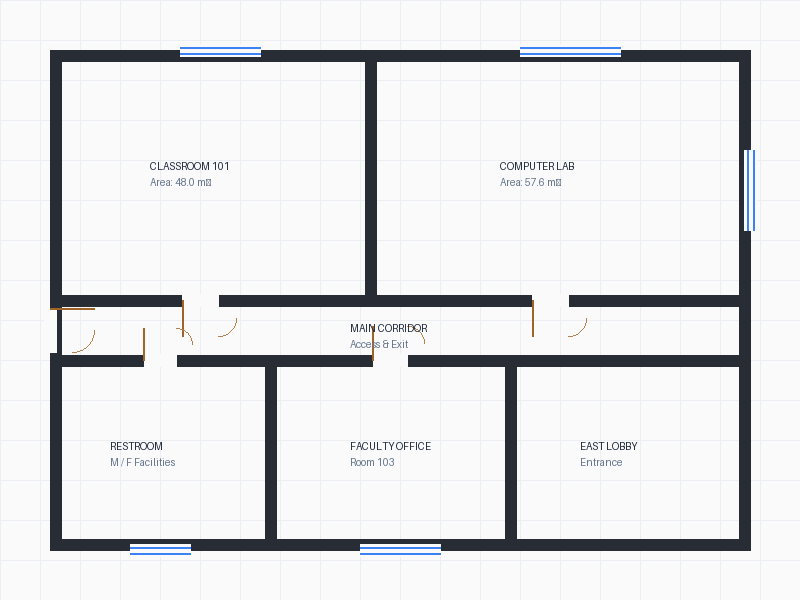
#> input picture samples/sample_floorplan.png, 800 x 600 px
$ python evaluate_local_segmentation.py
#> lines starting #> are read from the running program, lines starting #| are printed output that depends on the picture; after the words box and inside, x2 and y2 are one past the last pixel; in counts of white or black regions, pixels touching at a corner belong together
### segmentation_service.py
"""Local OpenCV heuristics for floor-plan room and opening segmentation."""

import cv2
import numpy as np


def prepare_segmentation(image_bytes, image_size):
    """Decode and preprocess an image once for the parallel concept workers."""
    width, height = map(int, image_size)
    if width <= 0 or height <= 0:
        raise ValueError("Floor plan image dimensions must be positive.")

    if isinstance(image_bytes, np.ndarray):
        color = image_bytes
        if color.ndim == 2:
            gray = color
            color = cv2.cvtColor(color, cv2.COLOR_GRAY2BGR)
        elif color.ndim == 3 and color.shape[2] == 4:
            gray = cv2.cvtColor(color, cv2.COLOR_BGRA2GRAY)
            color = cv2.cvtColor(color, cv2.COLOR_BGRA2BGR)
        elif color.ndim == 3 and color.shape[2] == 3:
            gray = cv2.cvtColor(color, cv2.COLOR_BGR2GRAY)
        else:
            raise ValueError("Floor plan image is empty or invalid.")
    else:
        encoded = np.frombuffer(image_bytes, dtype=np.uint8)
        color = cv2.imdecode(encoded, cv2.IMREAD_COLOR)
        if color is None:
            raise ValueError("Could not decode floor plan image for local segmentation.")
        gray = cv2.cvtColor(color, cv2.COLOR_BGR2GRAY)

    if gray.ndim != 2 or not gray.size:
        raise ValueError("Floor plan image is empty or invalid.")
    if gray.shape != (height, width):
        gray = cv2.resize(gray, (width, height), interpolation=cv2.INTER_AREA)
        color = cv2.resize(color, (width, height), interpolation=cv2.INTER_AREA)

    blur = cv2.GaussianBlur(gray, (3, 3), 0)
    _, otsu = cv2.threshold(blur, 0, 255, cv2.THRESH_BINARY_INV | cv2.THRESH_OTSU)
    adaptive = cv2.adaptiveThreshold(
        blur, 255, cv2.ADAPTIVE_THRESH_GAUSSIAN_C, cv2.THRESH_BINARY_INV, 31, 9
    )
    dark = cv2.bitwise_or(otsu, adaptive)
    kernel_size = max(3, int(round(min(width, height) / 250)) | 1)
    wall_kernel = cv2.getStructuringElement(
        cv2.MORPH_RECT, (kernel_size * 3, kernel_size * 3)
    )
    walls = cv2.morphologyEx(dark, cv2.MORPH_CLOSE, wall_kernel, iterations=2)
    walls = cv2.morphologyEx(
        walls,
        cv2.MORPH_OPEN,
        cv2.getStructuringElement(cv2.MORPH_RECT, (kernel_size, kernel_size)),
    )
    return {
        "width": width,
        "height": height,
        "kernel_size": kernel_size,
        "walls": walls,
        "hsv": cv2.cvtColor(color, cv2.COLOR_BGR2HSV),
    }


def _component_masks(binary, min_area, max_area=None):
    count, labels, stats, _ = cv2.connectedComponentsWithStats(binary, 8)
    masks = []
    for index in range(1, count):
        area = int(stats[index, cv2.CC_STAT_AREA])
        if area < min_area or (max_area is not None and area > max_area):
            continue
        masks.append(np.where(labels == index, 255, 0).astype(np.uint8))
    return masks


def segment_prepared_concept(prepared, concept):
    """Extract one concept from the preprocessed image without decoding it again."""
    width = prepared["width"]
    height = prepared["height"]
    walls = prepared["walls"]
    kernel_size = prepared["kernel_size"]

    if concept == "wall":
        return [walls] if cv2.countNonZero(walls) else []

    if concept == "room":
        # Close likely door gaps before extracting enclosed room regions.
        close_kernel = cv2.getStructuringElement(
            cv2.MORPH_RECT, (kernel_size * 7, kernel_size * 7)
        )
        closed = cv2.morphologyEx(walls, cv2.MORPH_CLOSE, close_kernel, iterations=2)
        free = cv2.bitwise_not(closed)
        count, labels, stats, _ = cv2.connectedComponentsWithStats(free, 8)
        border_labels = set(
            np.unique(np.concatenate((labels[0], labels[-1], labels[:, 0], labels[:, -1])))
        )
        min_area = max(100, int(width * height * 0.002))
        masks = []
        for index in range(1, count):
            if index in border_labels or stats[index, cv2.CC_STAT_AREA] < min_area:
                continue
            masks.append(np.where(labels == index, 255, 0).astype(np.uint8))
        return masks

    if concept in ("door", "window"):
        # Prepared plans mark these details with colored drafting lines.
        if concept == "door":
            lower = np.array([3, 65, 70])
            upper = np.array([28, 255, 255])
        else:
            lower = np.array([88, 45, 70])
            upper = np.array([140, 255, 255])
        candidate = cv2.inRange(prepared["hsv"], lower, upper)
        candidate = cv2.morphologyEx(
            candidate,
            cv2.MORPH_CLOSE,
            cv2.getStructuringElement(cv2.MORPH_RECT, (3, 3)),
        )
        min_area = max(5, int(width * height * 0.000008))
        max_area = int(width * height * 0.015)
        return _component_masks(candidate, min_area, max_area)

    raise ValueError(f"Unknown segmentation concept: {concept}")


def segment_concept(image_bytes, concept, image_size):
    """Return binary uint8 masks at original image dimensions (width, height)."""
    return segment_prepared_concept(prepare_segmentation(image_bytes, image_size), concept)

### geometry_processor.py
"""
FloorPlan3D - Geometry Processor
Uses OpenCV, NumPy, and Shapely to convert raw binary segmentation masks
into clean, simplified architectural polygons scaled to real-world meters.
"""

import cv2
import numpy as np
import shapely.geometry
from shapely.validation import make_valid


def clean_mask(mask_uint8, kernel_size=5):
    """
    Cleans noisy raster masks using morphological operations:
    1. Closing: bridges small pixel gaps in walls/rooms.
    2. Opening: removes isolated salt-and-pepper noise pixels.
    """
    kernel = cv2.getStructuringElement(cv2.MORPH_RECT, (kernel_size, kernel_size))
    # Close small internal gaps
    closed = cv2.morphologyEx(mask_uint8, cv2.MORPH_CLOSE, kernel)
    # Remove small specks
    opened = cv2.morphologyEx(closed, cv2.MORPH_OPEN, kernel)
    return opened


# [23 lines left out: function estimate_meters_per_pixel_from_doors, not called in this run]


def mask_to_polygons_with_holes(mask_uint8, meters_per_pixel, min_area_px=150, simplify_meters=0.04):
    """
    Converts a binary mask into clean polygons with outer boundaries and holes.

    Parameters:
      mask_uint8: 2D numpy array (values 0 or 255)
      meters_per_pixel: scale factor (e.g., 0.02)
      min_area_px: minimum contour area in pixels to ignore noise
      simplify_meters: tolerance in meters for Douglas-Peucker simplification

    Returns:
      List of dicts: [
        {
          "polygon": [[x1, y1], [x2, y2], ...],
          "holes": [[[hx1, hy1], ...], ...],
          "centroid": [cx, cy],
          "area_m2": float
        }
      ]
    """
    cleaned = clean_mask(mask_uint8)
    h, w = cleaned.shape[:2]

    # Find two-level hierarchy contours: RETR_CCOMP
    # External boundaries are root contours (hierarchy[i][3] == -1)
    # Holes are children of external contours (hierarchy[i][3] != -1)
    contours, hierarchy = cv2.findContours(cleaned, cv2.RETR_CCOMP, cv2.CHAIN_APPROX_SIMPLE)

    if contours is None or len(contours) == 0 or hierarchy is None:
        return []

    hierarchy = hierarchy[0]
    results = []

    for i, cnt in enumerate(contours):
        # Only process external (outer) boundaries
        if hierarchy[i][3] != -1:
            continue

        area_px = cv2.contourArea(cnt)
        if area_px < min_area_px:
            continue

        # Douglas-Peucker polygon approximation for outer contour
        # Snaps zigzag pixel steps into straight architectural lines
        arc_len = cv2.arcLength(cnt, True)
        epsilon = max(1.5, 0.005 * arc_len)
        approx_exterior = cv2.approxPolyDP(cnt, epsilon, True)

        if len(approx_exterior) < 3:
            continue

        exterior_coords = [
            [round(pt[0][0] * meters_per_pixel, 3), round(pt[0][1] * meters_per_pixel, 3)]
            for pt in approx_exterior
        ]

        # Gather any hole contours that belong to this exterior contour
        holes_coords_list = []
        child_idx = hierarchy[i][2] # first child index
        while child_idx != -1:
            child_cnt = contours[child_idx]
            child_area = cv2.contourArea(child_cnt)
            # Only keep significant holes (e.g. at least 100 pixels)
            if child_area >= 100:
                child_arc = cv2.arcLength(child_cnt, True)
                child_eps = max(1.5, 0.005 * child_arc)
                approx_child = cv2.approxPolyDP(child_cnt, child_eps, True)
                if len(approx_child) >= 3:
                    hole_coords = [
                        [round(pt[0][0] * meters_per_pixel, 3), round(pt[0][1] * meters_per_pixel, 3)]
                        for pt in approx_child
                    ]
                    holes_coords_list.append(hole_coords)
            child_idx = hierarchy[child_idx][0] # next sibling

        # Validate and clean polygon geometry using Shapely
        try:
            poly = shapely.geometry.Polygon(exterior_coords, holes_coords_list)
            if not poly.is_valid:
                poly = make_valid(poly)

            # If make_valid produced a MultiPolygon, take the largest piece
            if poly.geom_type == "MultiPolygon":
                poly = max(poly.geoms, key=lambda p: p.area)

            if poly.geom_type != "Polygon" or poly.is_empty:
                continue

            # Simplify to eliminate redundant collinear vertices
            poly = poly.simplify(simplify_meters, preserve_topology=True)
            if poly.is_empty or len(poly.exterior.coords) < 3:
                continue

            # Cleaned exterior coords (omit repeating last point in GeoJSON/contract style)
            ext_pts = [[round(x, 3), round(y, 3)] for x, y in list(poly.exterior.coords)[:-1]]

            # Cleaned holes
            cleaned_holes = []
            for interior in poly.interiors:
                if len(interior.coords) >= 3:
                    h_pts = [[round(x, 3), round(y, 3)] for x, y in list(interior.coords)[:-1]]
                    cleaned_holes.append(h_pts)

            centroid = [round(poly.centroid.x, 3), round(poly.centroid.y, 3)]

            results.append({
                "polygon": ext_pts,
                "holes": cleaned_holes,
                "centroid": centroid,
                "area_m2": round(poly.area, 2),
                "shapely_poly": poly
            })
        except Exception:
            # Fallback to approximated contour directly if Shapely fails
            results.append({
                "polygon": exterior_coords,
                "holes": holes_coords_list,
                "centroid": [round(np.mean([p[0] for p in exterior_coords]), 3),
                             round(np.mean([p[1] for p in exterior_coords]), 3)],
                "area_m2": round(area_px * (meters_per_pixel ** 2), 2),
                "shapely_poly": None
            })

    return results


def extract_doors(door_masks, rooms_list, meters_per_pixel, min_area_px=25):
    """
    Extracts door center points and widths, and determines which rooms each door connects.

    scene.json contract:
    {"id": "d1", "center": [x, y], "width": 0.9, "connects": ["r1", "c1"]}
    """
    doors = []
    door_id_counter = 1

    # Pre-build Shapely polygons for each room
    room_geoms = []
    for r in rooms_list:
        try:
            poly = shapely.geometry.Polygon(r["polygon"])
            room_geoms.append((r["id"], poly))
        except Exception:
            pass

    for mask in door_masks:
        # Door symbols are often thin arcs or leaf strokes. The generic cleanup
        # includes an opening step that erases those valid one-pixel features;
        # close tiny gaps without eroding the marks before contour extraction.
        kernel = cv2.getStructuringElement(cv2.MORPH_RECT, (3, 3))
        cleaned = cv2.morphologyEx(mask, cv2.MORPH_CLOSE, kernel)
        contours, _ = cv2.findContours(cleaned, cv2.RETR_EXTERNAL, cv2.CHAIN_APPROX_SIMPLE)
        if not contours:
            continue

        for cnt in contours:
            if cv2.contourArea(cnt) < min_area_px:
                continue

            # Rotated bounding box to find center and door width
            rect = cv2.minAreaRect(cnt)
            (cx_px, cy_px), (w_px, h_px), angle = rect

            cx_m = round(cx_px * meters_per_pixel, 3)
            cy_m = round(cy_px * meters_per_pixel, 3)
            # Door width is the larger dimension of the door mask (typically 0.7m - 1.2m)
            width_m = round(max(w_px, h_px) * meters_per_pixel, 3)
            if width_m < 0.6:
                width_m = 0.8
            elif width_m > 2.0:
                width_m = 1.0 # clamp realistic single door width

            # Find nearby room polygons using a bounded margin around this door.
            door_pt = shapely.geometry.Point(cx_m, cy_m)
            connection_radius = min(0.75, max(0.35, width_m / 2.0 + 0.2))
            connected = []
            for room_id, r_poly in room_geoms:
                distance = r_poly.distance(door_pt)
                if distance <= connection_radius:
                    connected.append((distance, room_id))
            connected.sort(key=lambda candidate: candidate[0])
            connected = [room_id for _distance, room_id in connected[:2]]

            if len(connected) == 0:
                connected = ["outside"]
            elif len(connected) == 1:
                connected.append("outside")

            doors.append({
                "id": f"d{door_id_counter}",
                "center": [cx_m, cy_m],
                "width": width_m,
                "connects": connected[:2]
            })
            door_id_counter += 1

    return doors


def extract_windows(window_masks, meters_per_pixel, min_area_px=40):
    """
    Extracts window center points and widths.

    scene.json contract:
    {"id": "win1", "center": [x, y], "width": 1.2}
    """
    windows = []
    win_id_counter = 1

    for mask in window_masks:
        cleaned = clean_mask(mask, kernel_size=3)
        contours, _ = cv2.findContours(cleaned, cv2.RETR_EXTERNAL, cv2.CHAIN_APPROX_SIMPLE)
        if not contours:
            continue

        for cnt in contours:
            if cv2.contourArea(cnt) < min_area_px:
                continue

            rect = cv2.minAreaRect(cnt)
            (cx_px, cy_px), (w_px, h_px), angle = rect

            cx_m = round(cx_px * meters_per_pixel, 3)
            cy_m = round(cy_px * meters_per_pixel, 3)
            width_m = round(max(w_px, h_px) * meters_per_pixel, 3)
            if width_m < 0.6:
                width_m = 1.0

            windows.append({
                "id": f"win{win_id_counter}",
                "center": [cx_m, cy_m],
                "width": width_m
            })
            win_id_counter += 1

    return windows


# [35 lines left out: function build_walls_from_rooms, not called in this run]

### scripts/evaluate_local_segmentation.py
"""Run coarse, offline regression checks on the bundled floor-plan fixture."""
import concurrent.futures
import json
from pathlib import Path
import sys

import cv2
from PIL import Image

ROOT = Path(__file__).resolve().parents[1]
sys.path.insert(0, str(ROOT))

from geometry_processor import extract_doors, extract_windows, mask_to_polygons_with_holes
from segmentation_service import segment_concept


SAMPLE = ROOT / "samples" / "sample_floorplan.png"
CONCEPTS = ("room", "wall", "door", "window")


def evaluate_sample():
    image_bytes = SAMPLE.read_bytes()
    with Image.open(SAMPLE) as image:
#> image is the input picture: PIL image 800x600 RGB; mean R, G, B 227.5, 228.3, 229.6
        size = image.size

    with concurrent.futures.ThreadPoolExecutor(max_workers=4) as executor:
        futures = {
            concept: executor.submit(segment_concept, image_bytes, concept, size)
            for concept in CONCEPTS
        }
#> in prepare_segmentation, `blur = cv2.GaussianBlur(gray, (3, 3), 0)`:
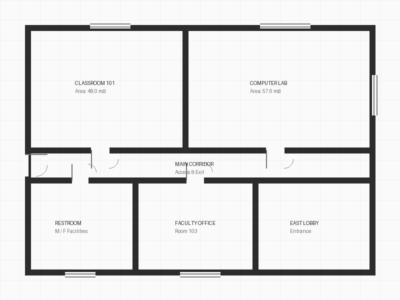
#> blur: shape (600, 800) (shown at 1/2 size); min 44, max 250, mean 228.3
#> in prepare_segmentation, `_, otsu = cv2.threshold(blur, 0, 255, cv2.THRESH_BINARY_INV | cv2.THRE..`:
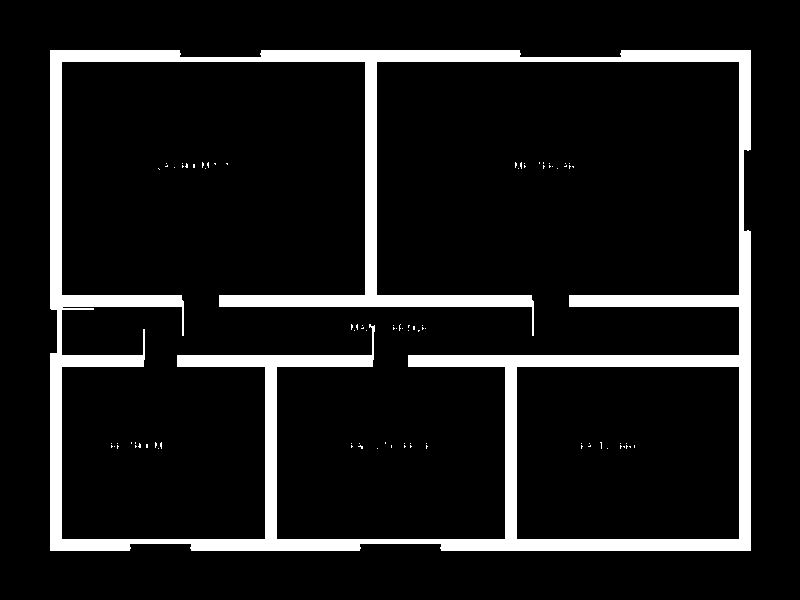
#> otsu: shape (600, 800); 9.8% white; 88 white regions (87 under 20 px), largest, box (x1, y1, x2, y2) and area: (50, 50, 751, 551) 46966
#> in prepare_segmentation, `adaptive = cv2.adaptiveThreshold( blur, 255, cv2.ADAPTIVE_THRESH_GAUSS..`:
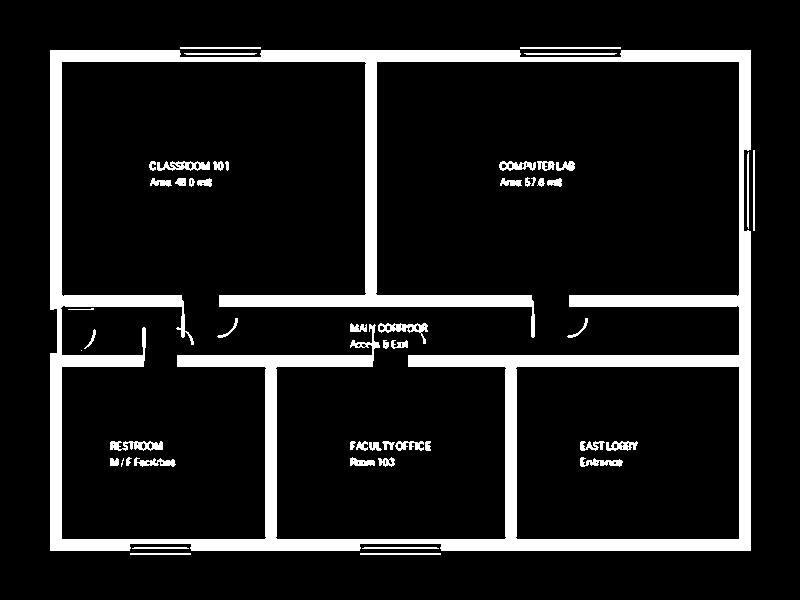
#> adaptive: shape (600, 800); 11.1% white; 52 white regions (2 under 20 px), largest, box (x1, y1, x2, y2) and area: (50, 50, 751, 551) 47213, (378, 323, 428, 344) 347, (110, 441, 163, 451) 346
#> in prepare_segmentation, `walls = cv2.morphologyEx(dark, cv2.MORPH_CLOSE, wall_kernel, iteration..`:
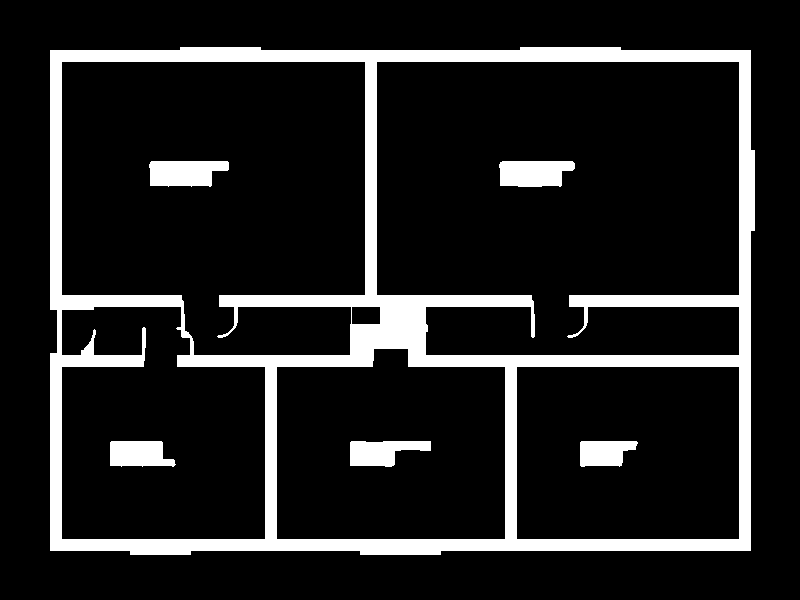
#> walls: shape (600, 800); 13% white; 6 white regions, box (x1, y1, x2, y2) and area: (50, 47, 755, 555) 54843, (149, 161, 229, 187) 1725, (499, 161, 575, 187) 1702, (350, 441, 431, 467) 1454, (110, 441, 176, 467) 1411, (580, 441, 638, 467) 1205
#> (the rest of the program and of its run is left out)
